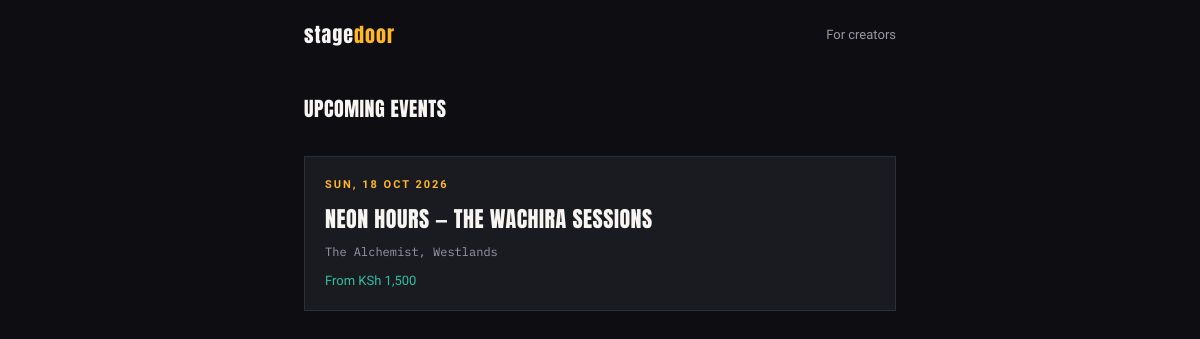
The page / on the database its author committed.
### tables this page shows
CREATE TABLE events (
    id              INT AUTO_INCREMENT PRIMARY KEY,
    creator_id      INT NOT NULL,
    title           VARCHAR(200) NOT NULL,
    description     TEXT,
    event_date      DATETIME NOT NULL,
    venue           VARCHAR(200) NOT NULL,
    image_url       VARCHAR(500),
    status          ENUM('draft', 'published', 'cancelled') NOT NULL DEFAULT 'draft',
    created_at      TIMESTAMP DEFAULT CURRENT_TIMESTAMP,
    FOREIGN KEY (creator_id) REFERENCES users(id) ON DELETE CASCADE,
    INDEX idx_event_date (event_date),
    INDEX idx_status (status)
);

### includes/functions.php (called while the page is built, shortened)
<?php
function format_currency($amount) {
    return 'KSh ' . number_format((float) $amount, 0);
}
function format_event_date($datetime) {
    return date('D, j M Y', strtotime($datetime));
}
function e($value) {
    return htmlspecialchars((string) $value, ENT_QUOTES, 'UTF-8');
}

### index.php (the view, shortened to what this page needs)
<?php
require __DIR__ . '/config/database.php';
require __DIR__ . '/includes/functions.php';
$stmt = $pdo->query("
    SELECT e.id, e.title, e.event_date, e.venue,
           MIN(t.price) AS from_price
    FROM events e
    LEFT JOIN ticket_types t ON t.event_id = e.id
    WHERE e.status = 'published'
    GROUP BY e.id
    ORDER BY e.event_date ASC
");
$events = $stmt->fetchAll();
require __DIR__ . '/includes/header.php';
?>
<div class="page">
    <div class="section" style="margin-top:24px;">
        <h2>Upcoming events</h2>
    </div>
    <?php if (empty($events)): ?>
        <p style="color:var(--muted);">No events published yet.</p>
    <?php else: ?>
        <?php foreach ($events as $event): ?>
            <a class="event-card" href="event.php?id=<?= (int) $event['id'] ?>">
                <div class="eyebrow"><?= e(format_event_date($event['event_date'])) ?></div>
                <h2><?= e($event['title']) ?></h2>
                <div class="meta"><?= e($event['venue']) ?></div>
                <?php if ($event['from_price'] !== null): ?>
                    <div class="price-from">From <?= format_currency($event['from_price']) ?></div>
                <?php endif; ?>
            </a>
        <?php endforeach; ?>
    <?php endif; ?>
</div>
<?php require __DIR__ . '/includes/footer.php'; ?>

### assets/style.css (style rules this page uses)
:root { --ink:#0E0E12; --surface:#1A1A21; --surface-2:#232329; --paper:#F3EAD9; --paper-shade:#DCCBA2; --amber:#FFB627; --amber-dark:#7A4E06; --teal:#2FBFA1; --white:#F7F5F2; --muted:#9A98A3; --line:#2E2E36; }
* { box-sizing:border-box;margin:0;padding:0; }
body { background:var(--ink); color:var(--white); font-family:'Work Sans',sans-serif; line-height:1.5; padding-bottom:80px; }
h1,h2,h3 { font-family:'Anton',sans-serif;font-weight:400;letter-spacing:0.5px;text-transform:uppercase; }
a { color:inherit;text-decoration:none; }
.page { max-width:640px;margin:0 auto;padding:0 24px; }
.event-card { display:block;background:var(--surface);border:1px solid var(--line); padding:20px;margin-bottom:12px; }
.event-card .eyebrow { font-size:11px;letter-spacing:2px;text-transform:uppercase;color:var(--amber);margin-bottom:8px;font-weight:600; }
.event-card h2 { font-size:22px;margin-bottom:8px; }
.event-card .meta { font-family:'IBM Plex Mono',monospace;font-size:12px;color:var(--muted); }
.event-card .price-from { margin-top:10px;font-size:13px;color:var(--teal); }
.eyebrow { font-size:12px;letter-spacing:3px;text-transform:uppercase;color:var(--amber);margin-bottom:12px;font-weight:600; }
.section { margin-bottom:32px; }
.section h2 { font-size:20px;margin-bottom:16px; }

### rows shown on the page
events: event_date "SUN, 18 OCT 2026", title "NEON HOURS — THE WACHIRA SESSIONS", venue "The Alchemist, Westlands", from_price "KSh 1,500"
